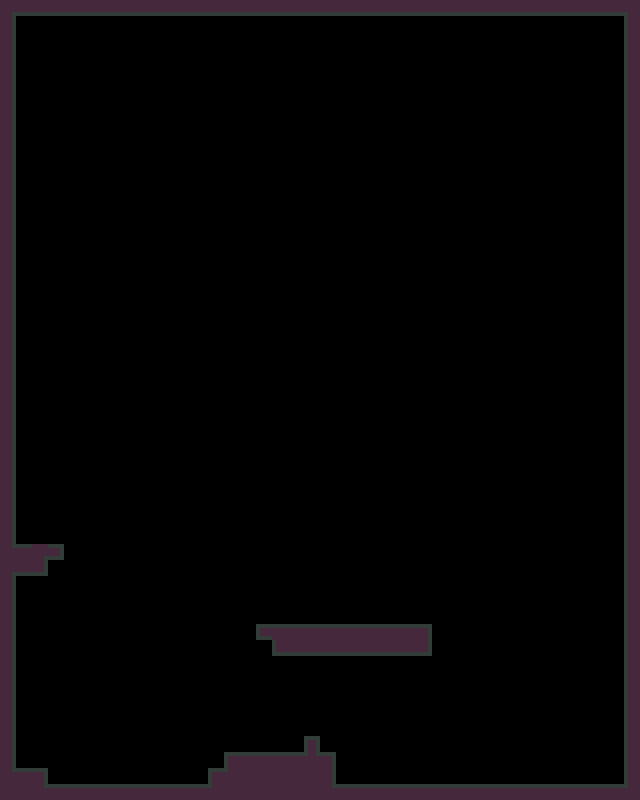

The image is a tile-based game level rendered from a .tmx file. Its description and complete source (layers, tilesets, objects, tile grids) follow:
An orthogonal 40x50 tile map with 16x16 px tiles, 1 tile layer (collision).

<map version="1.0" tiledversion="1.1.6" orientation="orthogonal" renderorder="right-down" width="40" height="50" tilewidth="16" tileheight="16" infinite="0" nextobjectid="1">
 <tileset firstgid="1" source="../tilesets/tileset_001.tsx" />
 <layer name="collision" width="40" height="50">
  <data encoding="csv">
4,18,18,18,18,18,18,18,18,18,18,18,18,18,18,18,18,18,18,18,18,18,18,18,18,18,18,18,18,18,18,18,18,18,18,18,18,18,18,5,
11,0,0,0,0,0,0,0,0,0,0,0,0,0,0,0,0,0,0,0,0,0,0,0,0,0,0,0,0,0,0,0,0,0,0,0,0,0,0,9,
11,0,0,0,0,0,0,0,0,0,0,0,0,0,0,0,0,0,0,0,0,0,0,0,0,0,0,0,0,0,0,0,0,0,0,0,0,0,0,9,
11,0,0,0,0,0,0,0,0,0,0,0,0,0,0,0,0,0,0,0,0,0,0,0,0,0,0,0,0,0,0,0,0,0,0,0,0,0,0,9,
11,0,0,0,0,0,0,0,0,0,0,0,0,0,0,0,0,0,0,0,0,0,0,0,0,0,0,0,0,0,0,0,0,0,0,0,0,0,0,9,
11,0,0,0,0,0,0,0,0,0,0,0,0,0,0,0,0,0,0,0,0,0,0,0,0,0,0,0,0,0,0,0,0,0,0,0,0,0,0,9,
11,0,0,0,0,0,0,0,0,0,0,0,0,0,0,0,0,0,0,0,0,0,0,0,0,0,0,0,0,0,0,0,0,0,0,0,0,0,0,9,
11,0,0,0,0,0,0,0,0,0,0,0,0,0,0,0,0,0,0,0,0,0,0,0,0,0,0,0,0,0,0,0,0,0,0,0,0,0,0,9,
11,0,0,0,0,0,0,0,0,0,0,0,0,0,0,0,0,0,0,0,0,0,0,0,0,0,0,0,0,0,0,0,0,0,0,0,0,0,0,9,
11,0,0,0,0,0,0,0,0,0,0,0,0,0,0,0,0,0,0,0,0,0,0,0,0,0,0,0,0,0,0,0,0,0,0,0,0,0,0,9,
11,0,0,0,0,0,0,0,0,0,0,0,0,0,0,0,0,0,0,0,0,0,0,0,0,0,0,0,0,0,0,0,0,0,0,0,0,0,0,9,
11,0,0,0,0,0,0,0,0,0,0,0,0,0,0,0,0,0,0,0,0,0,0,0,0,0,0,0,0,0,0,0,0,0,0,0,0,0,0,9,
11,0,0,0,0,0,0,0,0,0,0,0,0,0,0,0,0,0,0,0,0,0,0,0,0,0,0,0,0,0,0,0,0,0,0,0,0,0,0,9,
11,0,0,0,0,0,0,0,0,0,0,0,0,0,0,0,0,0,0,0,0,0,0,0,0,0,0,0,0,0,0,0,0,0,0,0,0,0,0,9,
11,0,0,0,0,0,0,0,0,0,0,0,0,0,0,0,0,0,0,0,0,0,0,0,0,0,0,0,0,0,0,0,0,0,0,0,0,0,0,9,
11,0,0,0,0,0,0,0,0,0,0,0,0,0,0,0,0,0,0,0,0,0,0,0,0,0,0,0,0,0,0,0,0,0,0,0,0,0,0,9,
11,0,0,0,0,0,0,0,0,0,0,0,0,0,0,0,0,0,0,0,0,0,0,0,0,0,0,0,0,0,0,0,0,0,0,0,0,0,0,9,
11,0,0,0,0,0,0,0,0,0,0,0,0,0,0,0,0,0,0,0,0,0,0,0,0,0,0,0,0,0,0,0,0,0,0,0,0,0,0,9,
11,0,0,0,0,0,0,0,0,0,0,0,0,0,0,0,0,0,0,0,0,0,0,0,0,0,0,0,0,0,0,0,0,0,0,0,0,0,0,9,
11,0,0,0,0,0,0,0,0,0,0,0,0,0,0,0,0,0,0,0,0,0,0,0,0,0,0,0,0,0,0,0,0,0,0,0,0,0,0,9,
11,0,0,0,0,0,0,0,0,0,0,0,0,0,0,0,0,0,0,0,0,0,0,0,0,0,0,0,0,0,0,0,0,0,0,0,0,0,0,9,
11,0,0,0,0,0,0,0,0,0,0,0,0,0,0,0,0,0,0,0,0,0,0,0,0,0,0,0,0,0,0,0,0,0,0,0,0,0,0,9,
11,0,0,0,0,0,0,0,0,0,0,0,0,0,0,0,0,0,0,0,0,0,0,0,0,0,0,0,0,0,0,0,0,0,0,0,0,0,0,9,
11,0,0,0,0,0,0,0,0,0,0,0,0,0,0,0,0,0,0,0,0,0,0,0,0,0,0,0,0,0,0,0,0,0,0,0,0,0,0,9,
11,0,0,0,0,0,0,0,0,0,0,0,0,0,0,0,0,0,0,0,0,0,0,0,0,0,0,0,0,0,0,0,0,0,0,0,0,0,0,9,
11,0,0,0,0,0,0,0,0,0,0,0,0,0,0,0,0,0,0,0,0,0,0,0,0,0,0,0,0,0,0,0,0,0,0,0,0,0,0,9,
11,0,0,0,0,0,0,0,0,0,0,0,0,0,0,0,0,0,0,0,0,0,0,0,0,0,0,0,0,0,0,0,0,0,0,0,0,0,0,9,
11,0,0,0,0,0,0,0,0,0,0,0,0,0,0,0,0,0,0,0,0,0,0,0,0,0,0,0,0,0,0,0,0,0,0,0,0,0,0,9,
11,0,0,0,0,0,0,0,0,0,0,0,0,0,0,0,0,0,0,0,0,0,0,0,0,0,0,0,0,0,0,0,0,0,0,0,0,0,0,9,
11,0,0,0,0,0,0,0,0,0,0,0,0,0,0,0,0,0,0,0,0,0,0,0,0,0,0,0,0,0,0,0,0,0,0,0,0,0,0,9,
11,0,0,0,0,0,0,0,0,0,0,0,0,0,0,0,0,0,0,0,0,0,0,0,0,0,0,0,0,0,0,0,0,0,0,0,0,0,0,9,
11,0,0,0,0,0,0,0,0,0,0,0,0,0,0,0,0,0,0,0,0,0,0,0,0,0,0,0,0,0,0,0,0,0,0,0,0,0,0,9,
11,0,0,0,0,0,0,0,0,0,0,0,0,0,0,0,0,0,0,0,0,0,0,0,0,0,0,0,0,0,0,0,0,0,0,0,0,0,0,9,
11,0,0,0,0,0,0,0,0,0,0,0,0,0,0,0,0,0,0,0,0,0,0,0,0,0,0,0,0,0,0,0,0,0,0,0,0,0,0,9,
12,2,4,16,0,0,0,0,0,0,0,0,0,0,0,0,0,0,0,0,0,0,0,0,0,0,0,0,0,0,0,0,0,0,0,0,0,0,0,9,
4,18,19,0,0,0,0,0,0,0,0,0,0,0,0,0,0,0,0,0,0,0,0,0,0,0,0,0,0,0,0,0,0,0,0,0,0,0,0,9,
11,0,0,0,0,0,0,0,0,0,0,0,0,0,0,0,0,0,0,0,0,0,0,0,0,0,0,0,0,0,0,0,0,0,0,0,0,0,0,9,
11,0,0,0,0,0,0,0,0,0,0,0,0,0,0,0,0,0,0,0,0,0,0,0,0,0,0,0,0,0,0,0,0,0,0,0,0,0,0,9,
11,0,0,0,0,0,0,0,0,0,0,0,0,0,0,0,0,0,0,0,0,0,0,0,0,0,0,0,0,0,0,0,0,0,0,0,0,0,0,9,
11,0,0,0,0,0,0,0,0,0,0,0,0,0,0,0,14,2,2,2,2,2,2,2,2,2,3,0,0,0,0,0,0,0,0,0,0,0,0,9,
11,0,0,0,0,0,0,0,0,0,0,0,0,0,0,0,0,17,18,18,18,18,18,18,18,18,19,0,0,0,0,0,0,0,0,0,0,0,0,9,
11,0,0,0,0,0,0,0,0,0,0,0,0,0,0,0,0,0,0,0,0,0,0,0,0,0,0,0,0,0,0,0,0,0,0,0,0,0,0,9,
11,0,0,0,0,0,0,0,0,0,0,0,0,0,0,0,0,0,0,0,0,0,0,0,0,0,0,0,0,0,0,0,0,0,0,0,0,0,0,9,
11,0,0,0,0,0,0,0,0,0,0,0,0,0,0,0,0,0,0,0,0,0,0,0,0,0,0,0,0,0,0,0,0,0,0,0,0,0,0,9,
11,0,0,0,0,0,0,0,0,0,0,0,0,0,0,0,0,0,0,0,0,0,0,0,0,0,0,0,0,0,0,0,0,0,0,0,0,0,0,9,
11,0,0,0,0,0,0,0,0,0,0,0,0,0,0,0,0,0,0,0,0,0,0,0,0,0,0,0,0,0,0,0,0,0,0,0,0,0,0,9,
11,0,0,0,0,0,0,0,0,0,0,0,0,0,0,0,0,0,0,7,0,0,0,0,0,0,0,0,0,0,0,0,0,0,0,0,0,0,0,9,
11,0,0,0,0,0,0,0,0,0,0,0,0,0,1,2,2,2,2,31,3,0,0,0,0,0,0,0,0,0,0,0,0,0,0,0,0,0,0,9,
12,2,3,0,0,0,0,0,0,0,0,0,0,1,13,10,10,10,10,10,11,0,0,0,0,0,0,0,0,0,0,0,0,0,0,0,0,0,0,9,
10,10,12,2,2,2,2,2,2,2,2,2,2,13,10,10,10,10,10,10,12,2,2,2,2,2,2,2,2,2,2,2,2,2,2,2,2,2,2,13
</data>
 </layer>
</map>
